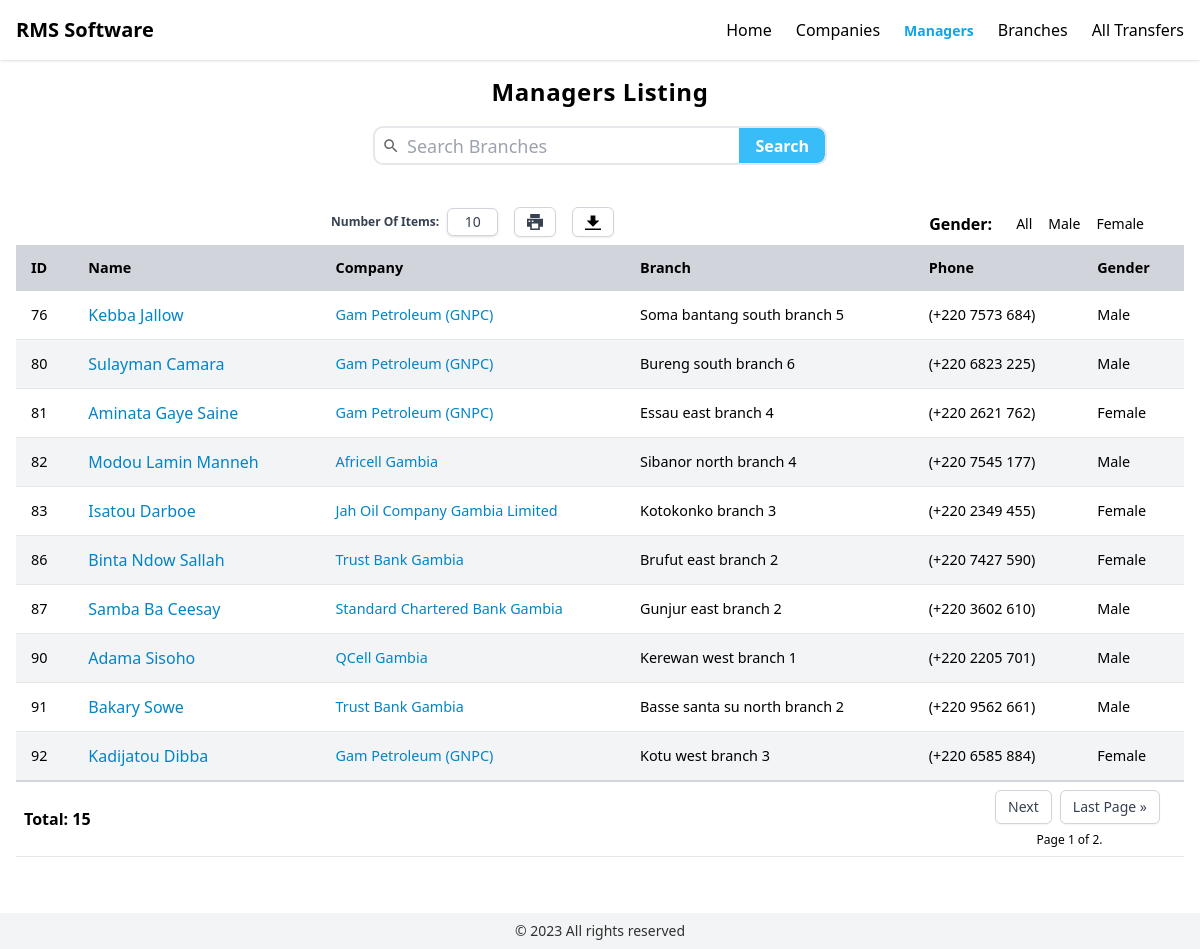
The page /managers on the database as committed earlier.
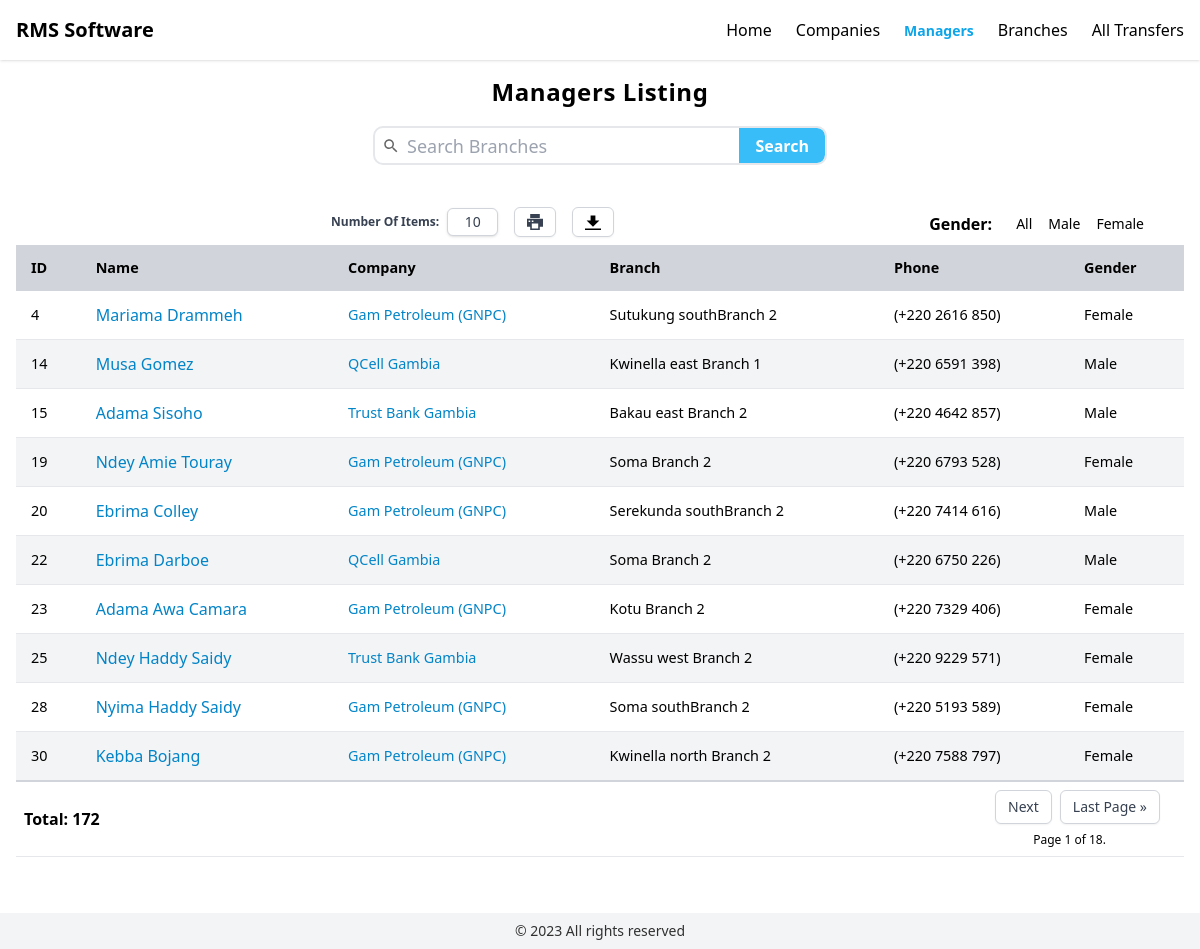
The same page on the database as committed later.
### app/models.py (models this page shows, shortened)
class Manager(models.Model):
    email = models.EmailField(max_length=200)
    first_name = models.CharField(max_length=200)
    last_name = models.CharField(max_length=200)
    phone = models.CharField(max_length=200, blank=True)
    code = models.CharField(max_length=200, default=generate_code)
    gender = models.CharField(default="Male", max_length=20)
    middle_name = models.CharField(max_length=200, default="", blank=True)
    branch_code = models.CharField(max_length=200, default="", blank=True)
    @property
    def name(self):
        return f"{self.first_name} {self.middle_name} {self.last_name}"
    @property
    def company(self):
        if self.branch:
            return self.branch.company
    @property
    def branch(self):
        if self.branch_code:
            t = (
                TransferHistory.objects.filter(manager=self)
                .order_by("-transfer_date")
                .first()
            )
            if t:
                return t.to_branch
        return Branch.objects.filter(manager=self).latest("-posted_date")
    @property
    def abs_path(self):
        return reverse("manager_details", args=(str(self.pk),))

class TransferHistory(models.Model):
    manager = models.ForeignKey(Manager, on_delete=models.CASCADE)
    to_branch = models.ForeignKey(
        Branch, on_delete=models.SET_NULL, null=True, related_name="manager_to"
    )
    from_branch = models.ForeignKey(
        Branch, on_delete=models.SET_NULL, null=True, related_name="manager_from"
    )
    posting_date = models.DateTimeField()
    transfer_date = models.DateTimeField()
    remarks = models.TextField(default="")
    class Meta:
        verbose_name_plural = "TransferHistories"

class Branch(models.Model):
    name = models.CharField(max_length=200)
    company = models.ForeignKey(Company, on_delete=models.CASCADE)
    code = models.CharField(max_length=200, default=generate_code)
    region = models.ForeignKey(Region, null=True, on_delete=models.SET_NULL)
    manager = models.ForeignKey(Manager, null=True, on_delete=models.SET_NULL)
    posted_date = models.DateField(null=True)
    objects = BranchManager()
    class Meta:
        verbose_name_plural = "Branches"
        get_latest_by = "id"

class Company(models.Model):
    name = models.CharField(max_length=200)
    town = models.CharField(max_length=200)
    street_name = models.CharField(max_length=200)
    street_number = models.CharField(max_length=200)
    phone_number = models.CharField(max_length=200)
    po_box_number = models.CharField(max_length=200)
    class Meta:
        verbose_name_plural = "Companies"
    @property
    def abs_path(self):
        return reverse("company_details", args=(str(self.pk),))

### app/views.py (the view)
# urls.py: path("managers", views.managers, name="managers"),
def managers(request):
    _managers = Manager.objects.filter(branch__gte=0).distinct()
    if request.M_GENDER != "all":
        _managers = _managers.filter(gender__iexact=request.M_GENDER).order_by("id")
    paginator = Paginator(_managers.order_by("id"), request.ITEMS_PER_PAGE)
    managers_page = paginator.get_page(request.PAGINATOR_PAGE)
    context = {
        "gender": request.M_GENDER,
        f"managers_page": managers_page,
        "active_tab": "managers",
    }
    return render(request, "app/managers.html", context)

### app/processors.py (called while the page is built)
def app_template_processor(request):
    return {"IPP": int(request.session.get("ITEMS_PER_PAGE", 10))}

### app/utilities.py (called while the page is built, shortened)
def query_params(url: str):
    params = {}
    url_list = url.split("?")
    if len(url_list) < 2:
        return params

### app/templates/app/managers.html (shortened to what this page needs)
{% extends 'app/base.html' %}
{% block header %}
  <h1>Managers Listing</h1>
   <div x-data="{}" class="search-container flex justify-center pt-4 w-full">
    <form
         hx-trigger="submit" hx-target="#managersList" hx-get="{% url 'search_results' %}"
        class="group flex relative items-center pl-8 rounded-lg overflow-hidden h-[35px] w-full max-w-[450px] outline-gray-200 outline outline-2 focus:outline-gray-400 transition">
        <label for="query" class="absolute top-0 left-0 w-8 inline-flex items-center justify-center h-full">
        </label>
        <input
            placeholder="Search Branches"
            name="query"
            id="query"
            class="search-input w-full max-w-[400px]
                border-none outline-none text-lg focus:outline-none focus:border-none h-full
                "/>
        <button type="submit" class="search-button bg-sky-400 hover:bg-sky-500 transition text-white
            font-semibold px-4  h-full inline-flex items-center justify-center">
            Search
        </button>
    </form>
  </div>
{% endblock %}
{% block content %}
  <section class="" id="sMgs">
    <div class="flex justify-between items-center gap-4 pb-1 section-header">
        {% include 'app/partials/action-buttons.html' with template_url="/manager-list" model="managers" model_id=0 %}
        <div class="inline-flex items-center gap-6">
            <p class="font-semibold">Gender:</p>
            <div class="flex gap-4 items-center pr-10">
                <a href="/managers?m-gender=all" class="gender text-sm {% if not gender or gender.lower == 'all' %} active {% endif %}">All</a>
                <a href="/managers?m-gender=male" class="gender text-sm {% if gender == 'male' %} active {% endif %}">Male</a>
                <a href="/managers?m-gender=female" class="gender text-sm {% if gender == 'female' %} active {% endif %}">Female</a>
            </div>
        </div>
      </div>
    <div id="managersList">
      {% include 'app/partials/manager-list.html' %}
    </div>
  </section>
{% endblock %}

### app/templates/app/partials/manager-list.html (shortened to what this page needs)
<table class="app-table">
  <thead class="">
    <tr>
      <th>ID</th>
      <th>Name</th>
      <th>Company</th>
      <th>Branch</th>
      <th>Phone</th>
      <th>Gender</th>
    </tr>
  </thead>
  <tbody class="">
    {% for manager in managers_page %}
      <tr>
        <td>
          {{manager.id}}
        </td>
        <td>
         <a class="table-link name"  href="{{manager.abs_path}}">
                {{manager.name}}
            </a>
        </td>
        <td>
          <a class="table-link"  href="{{manager.company.abs_path}}">
            {{ manager.company.name }}
          </a>
        </td>
        <td>
            {{ manager.branch.name }}
        </td>
        <td>
          <span class="date">{{ manager.phone }}</span>
        </td>
        <td>{{ manager.gender.capitalize }}</td>
      </tr>
    {% endfor %}
  </tbody>
</table>
<span>
  {% include 'app/partials/paginator.html' with paginator_obj=managers_page triggerTarget="#managersList" model="managers" %}
</span>

Rows that differ between the two databases and show on the page:
no longer on this page (row edited): Manager: id "76", name "Kebba Jallow", company.name "Gam Petroleum (GNPC)", branch.name "Soma bantang south branch 5", phone "(+220 7573 684)", gender "Male"
no longer on this page (row edited): Manager: id "80", name "Sulayman Camara", company.name "Gam Petroleum (GNPC)", branch.name "Bureng south branch 6", phone "(+220 6823 225)", gender "Male"
no longer on this page (row edited): Manager: id "81", name "Aminata Gaye Saine", company.name "Gam Petroleum (GNPC)", branch.name "Essau east branch 4", phone "(+220 2621 762)", gender "Female"
no longer on this page (row edited): Manager: id "82", name "Modou Lamin Manneh", company.name "Africell Gambia", branch.name "Sibanor north branch 4", phone "(+220 7545 177)", gender "Male"
no longer on this page (row edited): Manager: id "83", name "Isatou Darboe", company.name "Jah Oil Company Gambia Limited", branch.name "Kotokonko branch 3", phone "(+220 2349 455)", gender "Female"
no longer on this page (row edited): Manager: id "86", name "Binta Ndow Sallah", company.name "Trust Bank Gambia", branch.name "Brufut east branch 2", phone "(+220 7427 590)", gender "Female"
no longer on this page (row edited): Manager: id "87", name "Samba Ba Ceesay", company.name "Standard Chartered Bank Gambia", branch.name "Gunjur east branch 2", phone "(+220 3602 610)", gender "Male"
no longer on this page (row edited): Manager: id "90", name "Adama Sisoho", company.name "QCell Gambia", branch.name "Kerewan west branch 1", phone "(+220 2205 701)", gender "Male"
no longer on this page (row edited): Manager: id "91", name "Bakary Sowe", company.name "Trust Bank Gambia", branch.name "Basse santa su north branch 2", phone "(+220 9562 661)", gender "Male"
no longer on this page (row edited): Manager: id "92", name "Kadijatou Dibba", company.name "Gam Petroleum (GNPC)", branch.name "Kotu west branch 3", phone "(+220 6585 884)", gender "Female"
added Manager: id "4", name "Mariama Drammeh", company.name "Gam Petroleum (GNPC)", branch.name "Sutukung southBranch 2", phone "(+220 2616 850)", gender "Female"
added Manager: id "14", name "Musa Gomez", company.name "QCell Gambia", branch.name "Kwinella east Branch 1", phone "(+220 6591 398)", gender "Male"
added Manager: id "15", name "Adama Sisoho", company.name "Trust Bank Gambia", branch.name "Bakau east Branch 2", phone "(+220 4642 857)", gender "Male"
added Manager: id "19", name "Ndey Amie Touray", company.name "Gam Petroleum (GNPC)", branch.name "Soma Branch 2", phone "(+220 6793 528)", gender "Female"
added Manager: id "20", name "Ebrima Colley", company.name "Gam Petroleum (GNPC)", branch.name "Serekunda southBranch 2", phone "(+220 7414 616)", gender "Male"
added Manager: id "22", name "Ebrima Darboe", company.name "QCell Gambia", branch.name "Soma Branch 2", phone "(+220 6750 226)", gender "Male"
added Manager: id "23", name "Adama Awa Camara", company.name "Gam Petroleum (GNPC)", branch.name "Kotu Branch 2", phone "(+220 7329 406)", gender "Female"
added Manager: id "25", name "Ndey Haddy Saidy", company.name "Trust Bank Gambia", branch.name "Wassu west Branch 2", phone "(+220 9229 571)", gender "Female"
added Manager: id "28", name "Nyima Haddy Saidy", company.name "Gam Petroleum (GNPC)", branch.name "Soma southBranch 2", phone "(+220 5193 589)", gender "Female"
added Manager: id "30", name "Kebba Bojang", company.name "Gam Petroleum (GNPC)", branch.name "Kwinella north Branch 2", phone "(+220 7588 797)", gender "Female"
Other text that changed with them:
{{ paginator_obj.paginator.count }}: "15" → "172"
{{ paginator_obj.paginator.num_pages }}: "2" → "18"
